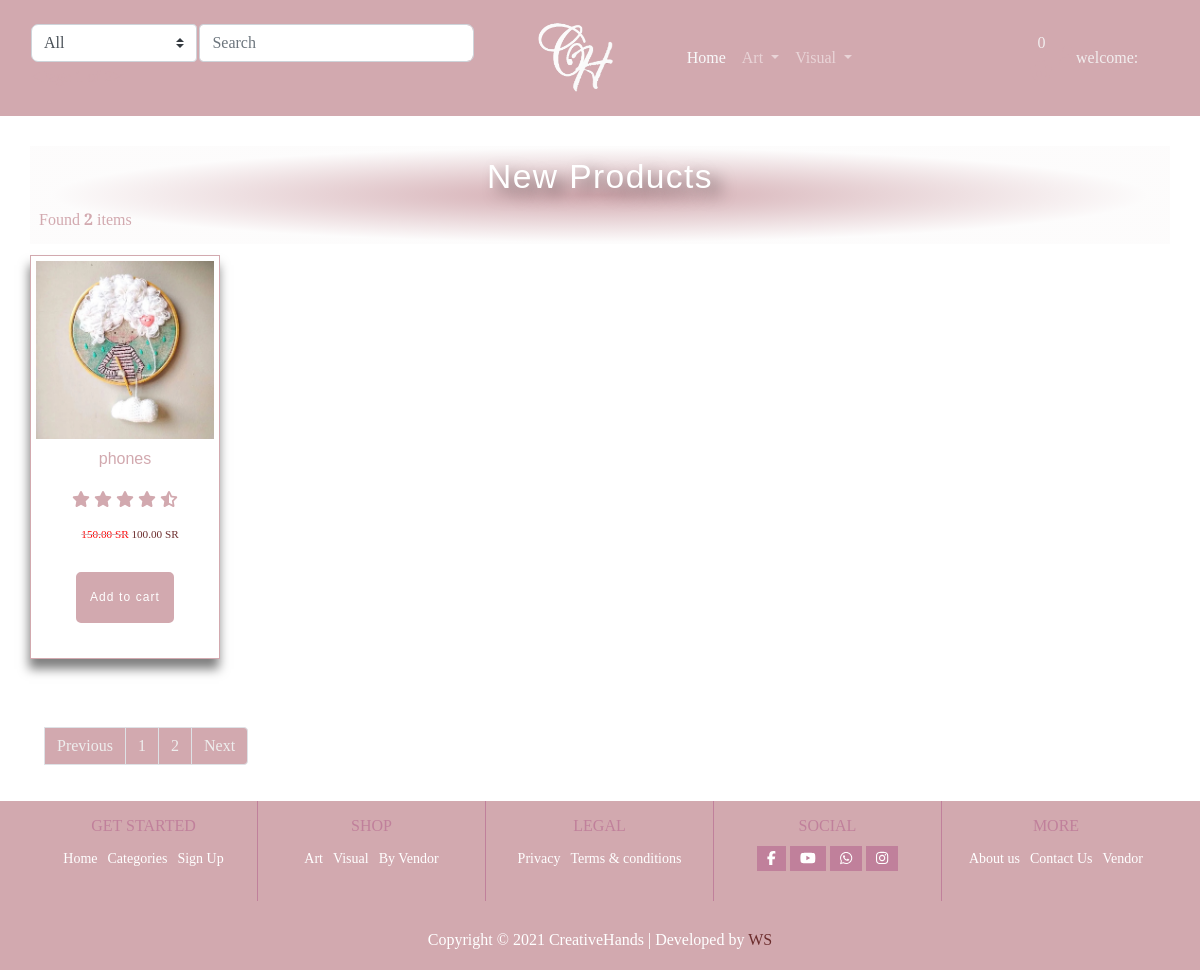
/product, run on the app's committed database.
### product/models.py (models this page shows, shortened)
class Product(models.Model):
    user = models.ForeignKey(User, null=True, on_delete=models.SET_NULL)
    PRDName = models.CharField(max_length=75)
    PRDVandor_Name = models.CharField(max_length=75)
    PRDCategory = models.ForeignKey('Category', on_delete=models.CASCADE, blank=True, null=True)
    PRDIMG = models.ImageField(upload_to='', blank=True, null=True)
    PRDDec = models.TextField(max_length=500)
    PRDBrand = models.ForeignKey('settings.Brand', on_delete=models.CASCADE, blank=True, null=True)
    PRDPrice = models.DecimalField(max_digits=5, decimal_places=2)
    PRDCost = models.DecimalField(max_digits=5, decimal_places=2)
    PRDDisc = models.DecimalField(max_digits=5, decimal_places=2)
    PRDSlug = models.SlugField(blank=True, null=True, allow_unicode=True)
    PRDCreated = models.DateTimeField()
    PRDISNew = models.BooleanField(default=False)
    PRDISbest = models.BooleanField(default=False)
    stock = models.IntegerField(default=0)
    tax = models.DecimalField(max_digits=2, decimal_places=2, default=0.05)
    on_sale = models.BooleanField(default=False)
    sale_date = models.BooleanField(default=True)
    on_sale_start = models.DateField(null=True, blank=True)
    on_sale_ends = models.DateField(null=True, blank=True)
    approved = models.BooleanField(default=False)
    featured = models.BooleanField(default=False)
    limited_products = models.BooleanField(default=False)
    added_date = models.DateTimeField(auto_now_add=True, null=True)
    update_date = models.DateTimeField(auto_now_add=True, null=True)
    weight = models.IntegerField(default=0, null=True)
    length = models.DecimalField(decimal_places=2, default=0, max_digits=100)
    height = models.DecimalField(decimal_places=2, default=0, max_digits=100)
    width = models.DecimalField(decimal_places=2, default=0, max_digits=100)
    def __str__(self):
        return self.PRDName
    def get_absolute_url(self):
        return reverse('products:pro_detail', kwargs={"slug": self.PRDSlug})

### product/views.py (the view)
# urls.py: path('product', views.All_products, name='all_pro'),                     # all products
def All_products(request):
    product_list = Product.objects.all().order_by('id')
    product_count = product_list.count()
    d = Category.objects.all()
    paginator = Paginator(product_list, 1)  # product_list == how many products  display on one page
    page_number = request.GET.get('page')  # get number data
    product_list = paginator.get_page(page_number)
    context = {
        'product_list': product_list,
        'd': d,
        'product_count': product_count,
    }
    return render(request, 'product/all_products.html', context)

### cart/context_processos.py (called while the page is built)
def counter(request):
    cart_count = 0  # var coz counter number on  cart
    if 'admin' in request.path:  # request path if admin can you though data to return see anything
        return {}
    else:
        try:
            cart = Cart.objects.filter(cart_id=_cart_id(request))
            if request.user.is_authenticated:
                cart_items = CartItems.objects.all().filter(user=request.user)
            else:
                cart_items = CartItems.objects.all().filter(cart=cart[:1])
            for cart_item in cart_items:
                cart_count += cart_item.quantity
        except Cart.DoesNotExist:
            cart_count = 0
    return dict(cart_count=cart_count)

### cart/views.py (called while the page is built)
def _cart_id(request):  # creat session id to cart
    cart = request.session.session_key
    if not cart:
        request.session.create()  # create new session
    return cart

### product/context_processors.py (called while the page is built)
def menu_links(request):
    links = Category.objects.all()
    return dict(links=links)

### product/models.py (called while the page is built)
    def get_url(self):
        return reverse('products:category_slug', args={self.slug})

    def __str__(self):
        return self.CATName

### product/templates/product/all_products.html (shortened to what this page needs)
{% extends 'product/base.html' %}
{% load static %}
{% block body%}
<link rel="stylesheet" href="{% static 'css/woocommerce.min.css' %} ">
<section class="new-product-section">
    <div class="container">
        <div class="row">
            <div class="heading-title">
                <h2>New Products</h2>
                <span class="mr-md-auto">
                    Found <b>  {{ product_count}} </b> items
                    </span>
            </div>
            <div class="new-product">
                <ul class="product-group">
                    {% for product in product_list %}
                        <li>
                            <div class="product-card">
                                <div class="card-img">
                                    <a href="#"><img class="img-fluid" src="{{product.PRDIMG.url }} "
                                            alt="product-title"></a>
                                </div>
                                <div class="card-content text-center">
                                    <a href=" {{product.get_absolute_url}}">
                                        <h2 class="product-title">{{ product}}</h2>
                                    </a>
                                    <div class="rating">
                                        <span><i class="fas fa-star"></i></span>
                                        <span><i class="fas fa-star"></i></span>
                                        <span><i class="fas fa-star"></i></span>
                                        <span><i class="fas fa-star"></i></span>
                                        <span><i class="fas fa-star-half-alt"></i></span>
                                    </div>
                                    <div class="price-group">
                                      {%if product.PRDDisc > 0 %}
                                            <del><span class="del-price-list">{{ product.PRDPrice}}  SR</span></del>
                                            <ins><span class="price-amount amount">{{ product.PRDDisc}} SR</span>
                                      {% else %}
                                            <ins><span class="price-amount amount">{{ product.PRDDisc}} SR</span>
                                            </ins>
                                      {% endif %}
                                    </div>
                                    <div class="cart-btn"><a class="add-to-cart-btn" href="#">Add to cart</a></div>
                                </div>
                            </div>
                       </li>
                    {% endfor %}
                </ul>
            </div>
        </div>
          <nav aria-label="Page navigation example">
{% if product_list.has_other_pages %}
      <ul class="pagination mt-5 ">
          {% if product_list.has_previous %}
        <li class="page-item"><a class="page-link" href="?page={{ product_list.previous_page_number}} ">Previous</a></li>
          {% else %}
           <li class="page-item"><a class="page-link disables" href="# ">Previous</a></li>
          {% endif %}
          {% for pages in product_list.paginator.page_range %}
             {% if product_list.number == pages %}
               <li class="page-item"><a class="page-link" href="#">{{pages}}</a></li>
             {% else %}
                <li class="page-item"><a class="page-link" href="?page={{pages}}">{{pages}}</a></li>
             {% endif %}
          {% endfor %}
                {% if product_list.has_next %}
                     <li class="page-item"><a class="page-link" href="?page={{ product_list.next_page_number}} ">Next</a></li>
               {% else %}
                     <li class="page-item disables"><a class="page-link" href="# ">Next</a></li>
          {% endif %}
      </ul>
   {% endif %}
</nav>
    </div>
</section>
{% endblock  %}

### static_pro/static_our/css/style.css (style rules this page uses)
.heading-title { padding: 11px 9px 9px 9px; background-color: transparent; background-image: radial-gradient(at center center, #D2A9AF 0%, rgba(194, 173, 173, 0.04) 68%); width: 100%; }
.heading-title h2 { color: #FFFFFF; font-family: "Bree Serif", Sans-serif; font-size: 2.1em; font-weight: 300; letter-spacing: 1.4px; text-shadow: 10px 7px 15px rgba(0, 0, 0, 0.5); text-align: center; }
* { padding: 0; margin: 0; }
a { text-decoration: none; color: #D2A9AF; }
a, i, span { padding: 0%; margin: 0%; }
ul { list-style: none; }
html, body { width: 100%; padding: 0%; margin: 0%; }
.product-group { margin: 0 auto; display: -ms-grid; display: grid; grid-column-gap: 20px; grid-row-gap: 40px; width: 100%; -ms-grid-columns: (1fr)[7]; grid-template-columns: repeat(7, 1fr); margin-bottom: 20px; }
.product-card { padding: 5px; border: 1px solid #D2A9AF; -webkit-box-shadow: -1px 10px 10px 0px rgba(0, 0, 0, 0.5); box-shadow: -1px 10px 10px 0px rgba(0, 0, 0, 0.5); text-align: center; float: left; display: block; width:190px; }
.product-card .card-img { position: relative; }
.product-card .card-content { display: block; float: left; width: 100%; }
.product-card .card-content a h2.product-title { font-family: "Bree Serif", Sans-serif; font-weight: 200; height: 30px; margin: 0px; font-size: 1em; width: 100%; overflow: hidden; padding: 0; margin-bottom: 1em; line-height: 1.3; padding-top: 10px; }
.product-card .card-content .rating { text-align: center; font-size: 1em; margin-bottom: 1.2em; margin-left: auto; margin-right: auto; color: #D2A9AF; display: block; height: 20px !important; margin-top: 10px !important; }
.product-card .card-content .price-group { margin-bottom: .5em; width: 100%; float: left; display: block; font-size: .9em; margin-bottom: .5em; font-size: .9em; }
.product-card .card-content .price-group ins { text-decoration: none; }
.product-card .card-content .price-group ins span.price-amount { color: #6C2D2D !important; }
.product-card .card-content .cart-btn { margin-bottom: 30px; display: block; }
.product-card .card-content .cart-btn a.add-to-cart-btn { color: #FFFFFF; background-color: #D2A9AF; border-color: #D2A9AF; font-family: "Bree Serif", Sans-serif; font-size: 12px; font-weight: 300; letter-spacing: 1.1px; border-style: solid; border-width: 2px 2px 2px 2px; border-radius: 5px 5px 5px 5px; padding: 1em 1em 1em 1em; margin-top: 22px; display: inline-block; }
.heading-title { margin-bottom: .7em; }
section.new-product-section { margin-top: 30px; }
.new-product-section, .featured-product-section, .limited-offer-section { display: block; float: left; width: 100%; }
@media (min-width: 1025px) { .product-group { -ms-grid-columns: (1fr)[7] !important; grid-template-columns: repeat(7, 1fr) !important; } }
@media (min-width: 1025px) { .product-card .card-content .price-group { font-size: .7em; } }
@media (min-width: 922px) { .product-group { -ms-grid-columns: (1fr)[3]; grid-template-columns: repeat(3, 1fr); } }
@media (min-width: 922px) { .product-card .card-content .price-group { font-size: .7em; } }
@media (min-width: 768px) { .product-group { -ms-grid-columns: (1fr)[3]; grid-template-columns: repeat(3, 1fr); } }
@media (min-width: 768px) { .product-card .card-content .price-group { font-size: .7em; } }
.del-price-list { color:red; margin-left: 10px; }

### data on the page
Product: PRDIMG (picture), PRDName "phones", PRDPrice "150.00", PRDDisc "100.00"

### other printed values
{{ cart_count }} "0"
{{ product_count }} "2"
{{ pages }} "1"
{{ pages }} "2"
